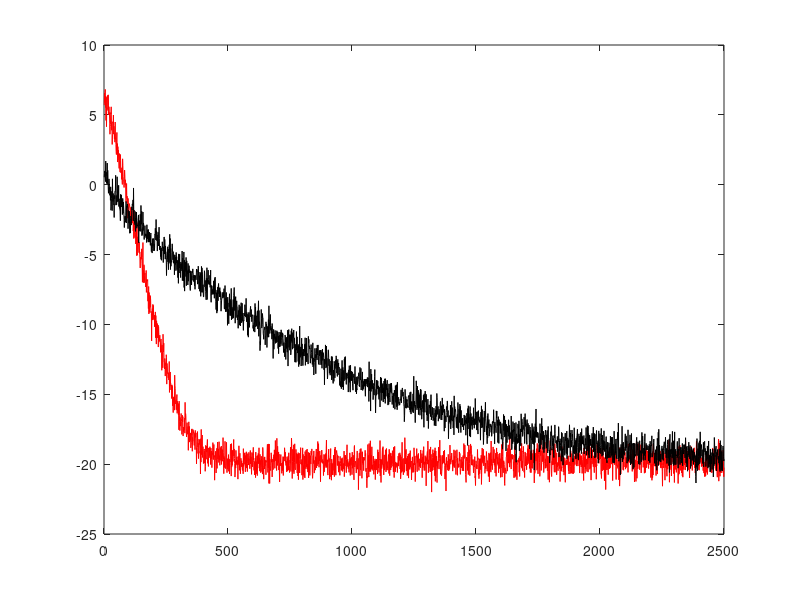

This figure's MATLAB source:
%====================================================================
% Exercise 5.20.
% This function generates the model and data for white noise 
% as well as an AR process, and runs the LMS algorithm.
%=====================================================================

function  LMS 
 
 figure 
L=10;%Dimension of the unknown vector
N=2500; %Number of Data
theta=randn(L,1);%Unknown parameter

IterNo=100;
wtot=zeros(N,IterNo);
MSE1=zeros(N,IterNo);
MSE2=zeros(N,IterNo);
noisevar=0.01;
X = randn(L,N);
inputvec = @(n) X(:,n); %Input process (white)

noise = randn(N,1)*sqrt(noisevar);

y = zeros(N,1);
y(1:N) = X(:,1:N)'*theta;
y = y + noise;

for It=1:IterNo
    xcorrel = randn(N+L-1,1);
 
xcorrel = xcorrel/std(xcorrel);

X = convmtx(xcorrel,L)';
X(:,1:L-1) = [];

inputvec = @(n) X(:,n);

noise = randn(N,1)*sqrt(noisevar);

y = zeros(N,1);
y(1:N) = X(:,1:N)'*theta;
y = y + noise;
w=zeros(L,1);
   mu=0.01; %Step size for the LMS
        for i=1:N
         
            e=y(i)-w'*inputvec(i);
            w=w+mu*e*inputvec(i);
            MSE1(i,It)=e^2;
        end
        
  
end
  

MSE2=zeros(N,IterNo);
 
for It=1:IterNo
  xcorrel = randn(N+L-1,1);
xcorrel = filter(1,[1 0.85],xcorrel); % AR process
xcorrel = xcorrel/std(xcorrel);

X = convmtx(xcorrel,L)';
X(:,1:L-1) = [];

inputvec = @(n) X(:,n);


inputvec = @(n) X(:,n);

noise = randn(N,1)*sqrt(noisevar);

y = zeros(N,1);
y(1:N) = X(:,1:N)'*theta;
y = y + noise;
w=zeros(L,1);
   mu=0.01;
        w=zeros(L,1);
         mu=0.01;%Small stepsize. Choose a large stepsize to obtain 
                  %a divergence scenario
        for i=1:N
        
            e=y(i)-w'*inputvec(i);
            w=w+mu*e*inputvec(i);
            MSE2(i,It)=e^2;
        end

end
MSEav1=sum(MSE1')/IterNo;
MSEav2=sum(MSE2')/IterNo;


plot(10*log10(MSEav1),'r');hold on
plot(10*log10(MSEav2),'k')
